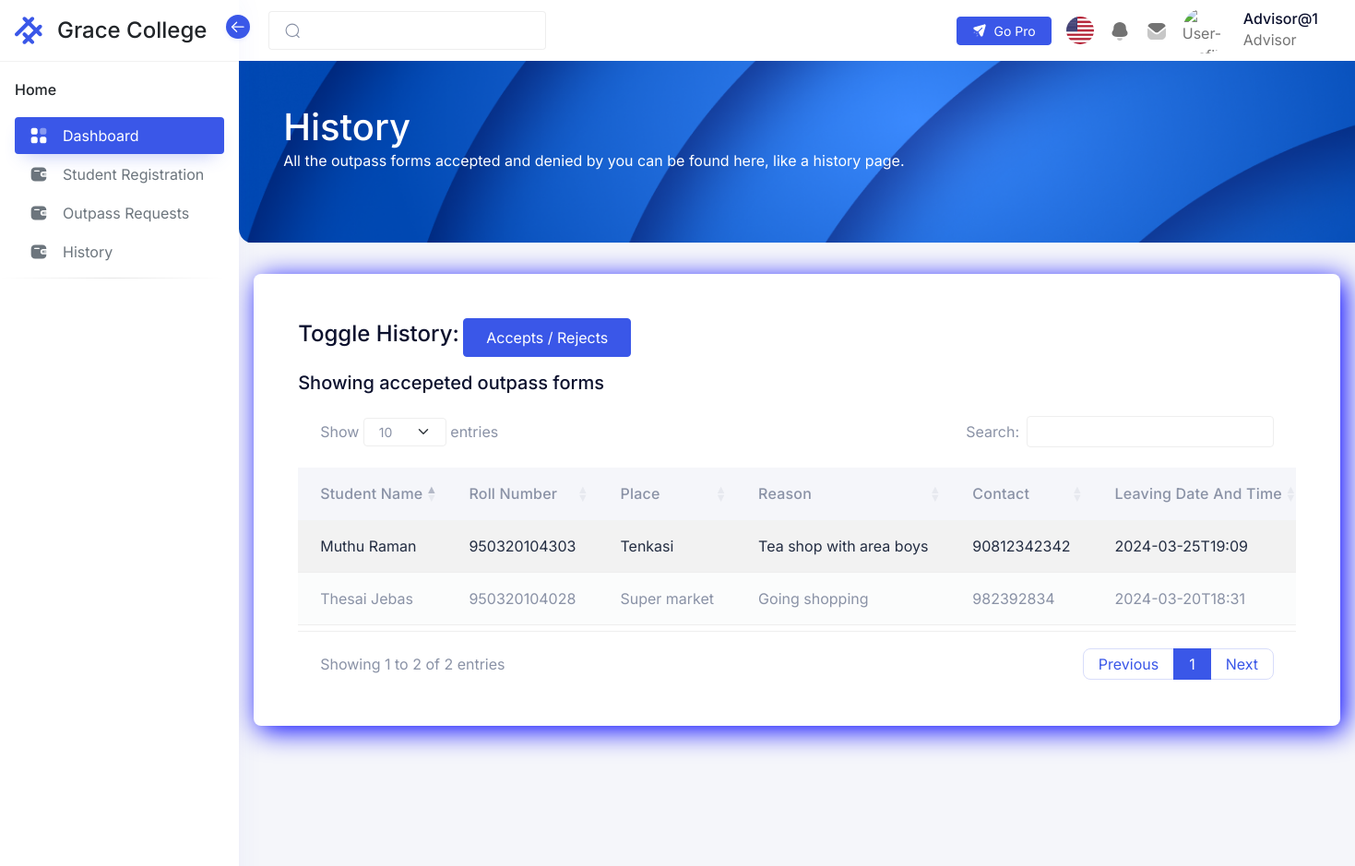
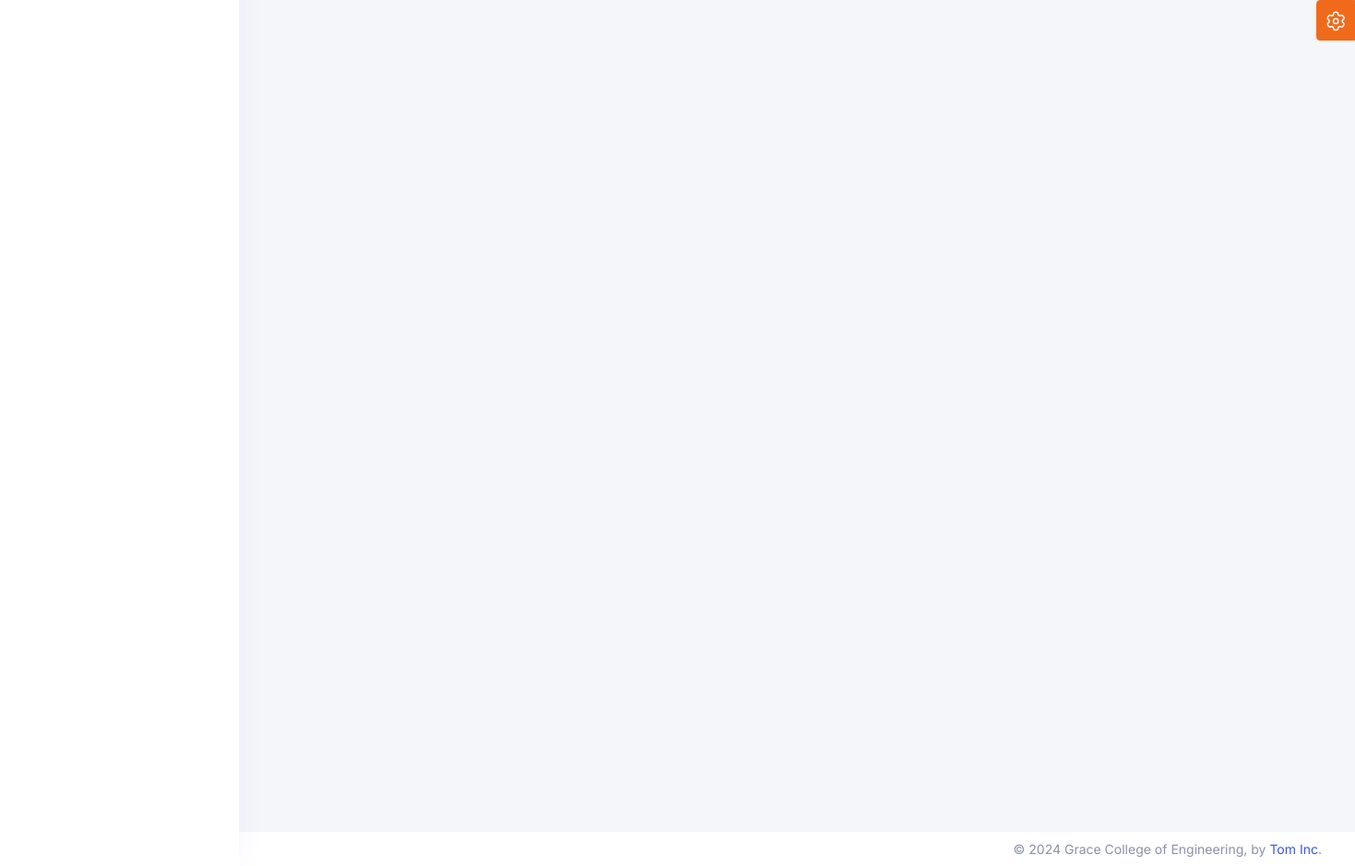
The app's page /advisor/pages/historyPage.php (signed in) with its own data (2 pictures, top to bottom).
### tables this page shows
CREATE TABLE `student_details` (
  `studentdetailsid` int(11) NOT NULL,
  `sno` int(10) NOT NULL,
  `studentname` varchar(225) NOT NULL,
  `rollnumber` varchar(225) NOT NULL,
  `dateofbirth` varchar(225) NOT NULL,
  `stream` varchar(225) NOT NULL,
  `branch` varchar(225) NOT NULL,
  `father/guardianname` varchar(225) NOT NULL,
  `father/guardiannumber` int(11) NOT NULL,
  `address` varchar(225) NOT NULL,
  `datm` timestamp NOT NULL DEFAULT current_timestamp() ON UPDATE current_timestamp(),
  `classadvisor` varchar(100) NOT NULL
);

CREATE TABLE `permission_details` (
  `permissiondetailsid` int(11) NOT NULL,
  `sno` int(11) NOT NULL,
  `rollnumber` varchar(225) NOT NULL,
  `permissiontype` varchar(225) NOT NULL,
  `leavingdatetime` varchar(225) NOT NULL,
  `place` varchar(225) NOT NULL,
  `reason` varchar(225) NOT NULL,
  `contactnumber` varchar(220) NOT NULL,
  `status` varchar(225) NOT NULL,
  `outtime` varchar(225) NOT NULL,
  `datm` timestamp NOT NULL DEFAULT current_timestamp() ON UPDATE current_timestamp(),
  `acceptedby` varchar(200) NOT NULL,
  `rejectedby` varchar(200) NOT NULL
);

### advisor/pages/historyPage.php (the view, shortened to what this page needs)
<?php
include($_SERVER['DOCUMENT_ROOT'] . '/gatePass/Includes/Header.php');
include('../Menu.php');
$sql = "SELECT * FROM `permission_details` WHERE status>=2";
$result = mysqli_query($conn, $sql);
if ($result) {
    $pendingRequests = array();
    while ($row = $result->fetch_assoc()) {
        $pendingRequests[] = $row;
    }
}
$sql = "SELECT * FROM student_details WHERE classadvisor ='$userName'";
$result = mysqli_query($conn, $sql);
if ($result) {
    $students = array();
    while ($row = $result->fetch_assoc()) {
        $students[] = $row;
    }
}
$sql = "SELECT * FROM student_details WHERE classadvisor ='$userName'";
$result = mysqli_query($conn, $sql);
?>
<div class="iq-navbar-header" style="height: 215px;">
    <div class="container-fluid iq-container">
        <div class="row">
            <div class="col-md-12">
                <div class="flex-wrap d-flex justify-content-between align-items-center">
                    <div>
                        <h1>History</h1>
                        <p>All the outpass forms accepted and denied by you can be found here, like a history page.</p>
                    </div>
                </div>
            </div>
        </div>
    </div>
    <div class="iq-header-img">
        <img src="/gatePass/assets/images/dashboard/top-header.png" alt="header" class="theme-color-default-img img-fluid w-100 h-100 animated-scaleX">
    </div>
</div>
<div class="card m-3 mb-4 text outerMostCard">
    <div class="card-body">
        <div class="bd-example">
            <div class="card-body">
                <div class="form-group col-md-12 justify-content-center">
                    <label class="form-label h4" for="datm">Toggle History:</label>
                    <button type="button" id="toggleAcceptsRejectsBtn" class="btn btn-primary">Accepts / Rejects</button>
                </div>
                <p id="tableHeading" class='h5 mb-4'> Showing accepeted outpass forms </p>
                <div class="table-responsive ">
                    <div id="acceptedTable" class="table-responsive acceptedTable">
                        <table id="datatable" class="table table-striped mb-4" data-toggle="data-table">
                            <thead>
                                <tr>
                                    <th>Student Name</th>
                                    <th>Roll Number</th>
                                    <th>Place</th>
                                    <th>Reason</th>
                                    <th>Contact</th>
                                    <th>Leaving Date And Time</th>
                                </tr>
                            </thead>
                            <tbody>
                                <?php foreach ($pendingRequests as $request) { ?>
                                    <?php
                                    foreach ($students as $student) {
                                        if ($student['sno'] == $request['sno']) {
                                            $studentName = $student['studentname'];
                                            $studentRollNumber = $student['rollnumber'];
                                            $place = $request['place'];
                                            $reason = $request['reason'];
                                            $contact = $request['contactnumber'];
                                            $leavingDateAndTime = $request['leavingdatetime'];
                                    ?>
                                            <tr>
                                                <td><?php echo $studentName ?></td>
                                                <td><?php echo $studentRollNumber ?></td>
                                                <td><?php echo $place ?></td>
                                                <td><?php echo $reason ?></td>
                                                <td><?php echo $contact ?></td>
                                                <td><?php echo $leavingDateAndTime ?></td>
                                            </tr>
                                <?php           }
                                    }
                                } ?>
                            </tbody>
                        </table>
                    </div>
                </div>
            </div>
        </div>
    </div>
    <?php
    include($_SERVER['DOCUMENT_ROOT'] . '/gatePass/Includes/Footer.php');
    ?>

### Includes/Header.php (shortened to what this page needs)
<?php
if (isset($_SESSION['user_id'])) {
  include('conn.php');
  $user_id = $_SESSION['user_id'];
  $query = "SELECT * FROM login WHERE sno = $user_id";
  $result = mysqli_query($conn, $query);
  if ($result && mysqli_num_rows($result) > 0) {
    $row = mysqli_fetch_assoc($result);
    $userName = $row['username'];
    $roleName = $row['logintype'];
  }
?>
  <!doctype html>
  <html lang="en" dir="ltr">
  <head>
    <link rel="stylesheet" href="/gatePass/assets/css/core/libs.min.css" />
    <link rel="stylesheet" href="/gatePass/assets/vendor/aos/dist/aos.css" />
    <link rel="stylesheet" href="/gatePass/assets/css/hope-ui.min.css?v=2.0.0" />
    <link rel="stylesheet" href="/gatePass/assets/css/custom.min.css?v=2.0.0" />
    <link rel="stylesheet" href="/gatePass/assets/css/dark.min.css" />
    <link rel="stylesheet" href="/gatePass/assets/css/customizer.min.css" />
    <link rel="stylesheet" href="/gatePass/assets/css/rtl.min.css" />
    <link rel="stylesheet" href="https://cdnjs.cloudflare.com/ajax/libs/font-awesome/5.15.3/css/all.min.css">
   <link href="/gatePass/assets/css/parsley.css" rel="stylesheet" />
  </head>
  <body class="  ">
  <?php
  } else {
  header("Location: /gatePass/login.php");
}
  ?>

### advisor/Menu.php (shortened to what this page needs)
<aside class="sidebar sidebar-default sidebar-white sidebar-base navs-rounded-all ">
  <div class="sidebar-header d-flex align-items-center justify-content-start">
    <a href="../dashboard/index.html" class="navbar-brand">
      <div class="logo-main">
        <div class="logo-normal">
        </div>
      </div>
      <h4 class="logo-title">Grace College</h4>
    </a>
    <div class="sidebar-toggle" data-toggle="sidebar" data-active="true">
      <i class="icon">
      </i>
    </div>
  </div>
  <div class="sidebar-body pt-0 data-scrollbar">
    <div class="sidebar-list">
      <ul class="navbar-nav iq-main-menu" id="sidebar-menu">
        <li class="nav-item static-item">
          <a class="nav-link static-item disabled" href="../Gallery" tabindex="-1">
            <span class="default-icon">Home</span>
          </a>
        </li>
        <li class="nav-item">
          <a class="nav-link active" aria-current="page" href="../Gallery">
            <i class="icon">
            </i>
            <span class="item-name">Dashboard</span>
          </a>
        </li>
        <li class="nav-item">
          <a class="nav-link" aria-current="page" href="/gatePass/advisor/pages/studentRegistration.php">
            <i class="icon">
            </i>
            <span class="item-name">Student Registration
            </span>
          </a>
        </li>
        <li class="nav-item">
          <a class="nav-link" aria-current="page" href="/gatePass/advisor/pages/outpassRequests.php">
            <i class="icon">
            </i>
            <span class="item-name">Outpass Requests
            </span>
          </a>
        </li>
        <li class="nav-item">
          <a class="nav-link" aria-current="page" href="/gatePass/advisor/pages/historyPage.php">
            <i class="icon">
            </i>
            <span class="item-name">History
            </span>
          </a>
        </li>
        <li>
          <hr class="hr-horizontal">
        </li>
      </ul>
    </div>
  </div>
</aside>
<main class="main-content">
  <div class="position-relative iq-banner">
    <nav class="nav navbar navbar-expand-lg navbar-light iq-navbar">
      <div class="container-fluid navbar-inner">
        <div class="input-group search-input">
          <span class="input-group-text" id="search-input">
          </span>
          <input type="search" class="form-control" placeholder="">
        </div>
        <div class="collapse navbar-collapse" id="navbarSupportedContent">
          <ul class="mb-2 navbar-nav ms-auto align-items-center navbar-list mb-lg-0">
            <li class="me-0 me-xl-2">
              <a class="btn btn-primary btn-sm d-flex gap-2 align-items-center" aria-current="page" href="http://hopeui.iqonic.design/pro?utm_source=hopeui-free-demo&utm_medium=hopeui-free-demo&utm_campaign=hopeui-pro-launch" target="_blank">
                Go Pro
              </a>
            </li>
            <li class="nav-item dropdown">
              <a href="#" class="search-toggle nav-link" id="dropdownMenuButton2" data-bs-toggle="dropdown" aria-haspopup="true" aria-expanded="false">
                <img src="/gatePass/assets/images/Flag/flag001.png" class="img-fluid rounded-circle" alt="user" style="height: 30px; min-width: 30px; width: 30px;">
              </a>
            </li>
            <li class="nav-item dropdown">
              <a href="#" class="nav-link" id="notification-drop" data-bs-toggle="dropdown">
              </a>
            </li>
            <li class="nav-item dropdown">
              <a href="#" class="nav-link" id="mail-drop" data-bs-toggle="dropdown" aria-haspopup="true" aria-expanded="false">
              </a>
            </li>
            <li class="nav-item dropdown">
              <a class="py-0 nav-link d-flex align-items-center" href="#" id="navbarDropdown" role="button" data-bs-toggle="dropdown" aria-expanded="false">
                <img src="/gatePass/assets/images/avatars/01.png" alt="User-Profile" class="theme-color-default-img img-fluid avatar avatar-50 avatar-rounded">
                <div class="caption ms-3 d-none d-md-block ">
                  <h6 class="mb-0 caption-title"><?php echo ucfirst($userName) ?></h6>
                  <p class="mb-0 caption-sub-title"><?php echo ucfirst($roleName) ?></p>
                </div>
              </a>
            </li>
          </ul>
        </div>
      </div>
    </nav>
  </div>

### Includes/Footer.php (shortened to what this page needs)
<?php
if (isset($_SESSION['user_id'])) {
?>
    <footer class="footer">
        <div class="footer-body">
            <ul class="left-panel list-inline mb-0 p-0">
                <li class="list-inline-item"><a href="../dashboard/extra/privacy-policy.html">Privacy Policy</a></li>
                <li class="list-inline-item"><a href="../dashboard/extra/terms-of-service.html">Terms of Use</a></li>
            </ul>
            <div class="right-panel">
                ©
                 Grace College of Engineering,
                 by <a href="https://iqonic.design/">Tom Inc</a>.
            </div>
        </div>
    </footer>
     </main>
    <a class="btn btn-fixed-end btn-warning btn-icon btn-setting" data-bs-toggle="offcanvas" data-bs-target="#offcanvasExample" role="button" aria-controls="offcanvasExample">
    </a>
    </body>
    </html>
<?php
} else {
    header("Location: /gatePass/login.php");
}
?>

### Includes/Footer.php (style rules this page uses)
.footer { position: fixed; bottom: 0; left: 0; width: 100%; }

### records on screen
permission_details: place "Super market", reason "Going shopping", contactnumber "982392834", leavingdatetime "2024-03-20T18:31"
student_details: studentname "Thesai Jebas", rollnumber "950320104028"
permission_details: place "Tenkasi", reason "Tea shop with area boys", contactnumber "90812342342", leavingdatetime "2024-03-25T19:09"
student_details: studentname "Muthu Raman", rollnumber "950320104303"

### other values on screen
$userName "Advisor@1"
$roleName "Advisor"
